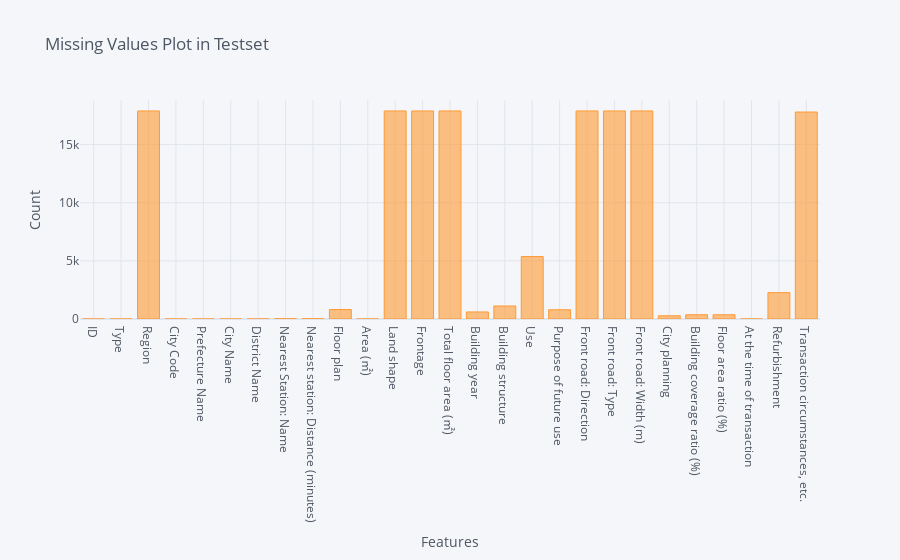

Notebook code for this chart:
### Code cell
test_missing = test.isna().sum().reset_index()
test_missing.columns = ['features', 'total_missing']
test_missing['percent'] = (test_missing['total_missing'] / len(train)) * 100
test_missing.index = test_missing['features']
del test_missing['features']

test_missing['total_missing'].iplot(kind = 'bar', 
                               title = 'Missing Values Plot in Testset',
                               xTitle = 'Features',
                               yTitle = 'Count')
test_missing.T

### Figure 1 — Plotly figure (JSON) as saved in the notebook; plotly's stock layout.template omitted (floating-point values rounded to 4 significant figures)
{"data": [{"marker": {"color": "rgba(255, 153, 51, 0.6)", "line": {"color": "rgba(255, 153, 51, 1.0)", "width": 1}}, "name": "total_missing", "orientation": "v", "text": "", "type": "bar", "x": ["ID", "Type", "Region", "City Code", "Prefecture Name", "City Name", "District Name", "Nearest Station: Name", "Nearest station: Distance (minutes)", "Floor plan", "Area (㎡)", "Land shape", "Frontage", "Total floor area (㎡)", "Building year", "Building structure", "Use", "Purpose of future use", "Front road: Direction", "Front road: Type", "Front road: Width (m)", "City planning", "Building coverage ratio (%)", "Floor area ratio (%)", "At the time of transaction", "Refurbishment", "Transaction circumstances, etc."], "y": [0, 0, 17894, 0, 0, 0, 3, 23, 23, 812, 0, 17894, 17894, 17894, 607, 1118, 5370, 795, 17894, 17894, 17894, 277, 365, 365, 0, 2267, 17801]}], "layout": {"legend": {"bgcolor": "#F5F6F9", "font": {"color": "#4D5663"}}, "paper_bgcolor": "#F5F6F9", "plot_bgcolor": "#F5F6F9", "title": {"font": {"color": "#4D5663"}, "text": "Missing Values Plot in Testset"}, "xaxis": {"gridcolor": "#E1E5ED", "showgrid": true, "tickfont": {"color": "#4D5663"}, "title": {"font": {"color": "#4D5663"}, "text": "Features"}, "zerolinecolor": "#E1E5ED"}, "yaxis": {"gridcolor": "#E1E5ED", "showgrid": true, "tickfont": {"color": "#4D5663"}, "title": {"font": {"color": "#4D5663"}, "text": "Count"}, "zerolinecolor": "#E1E5ED"}}}
